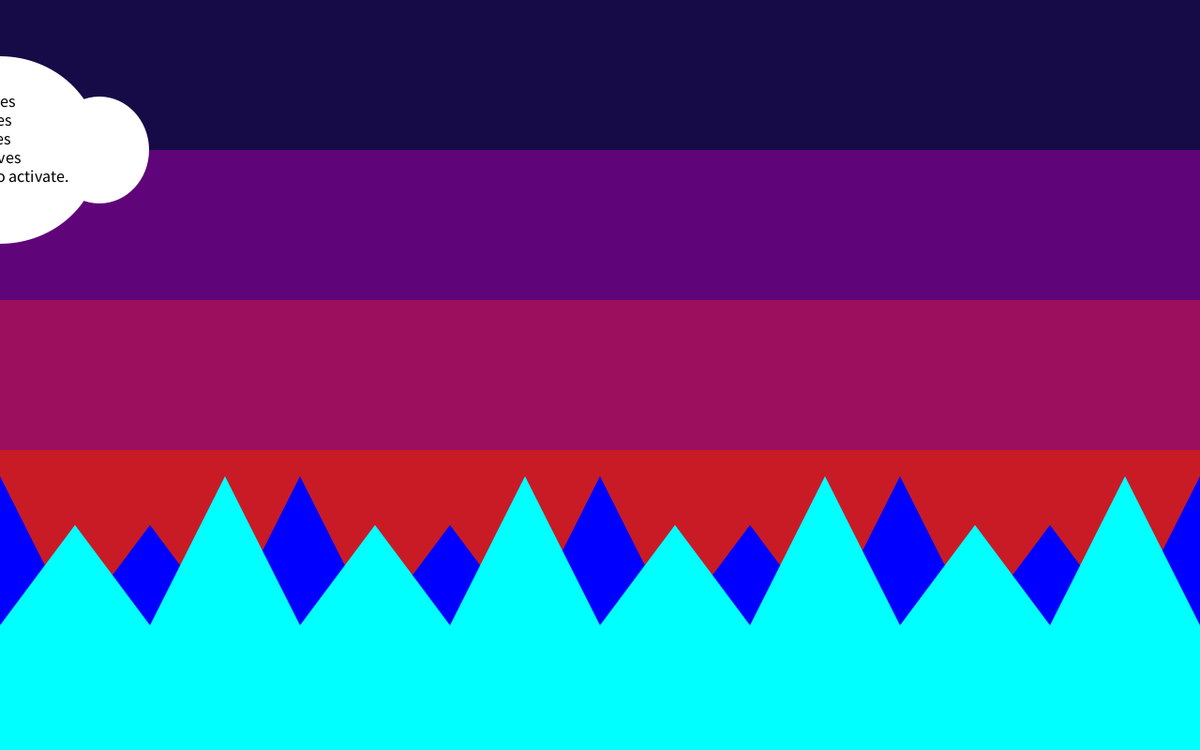
Frame 1 (no input)
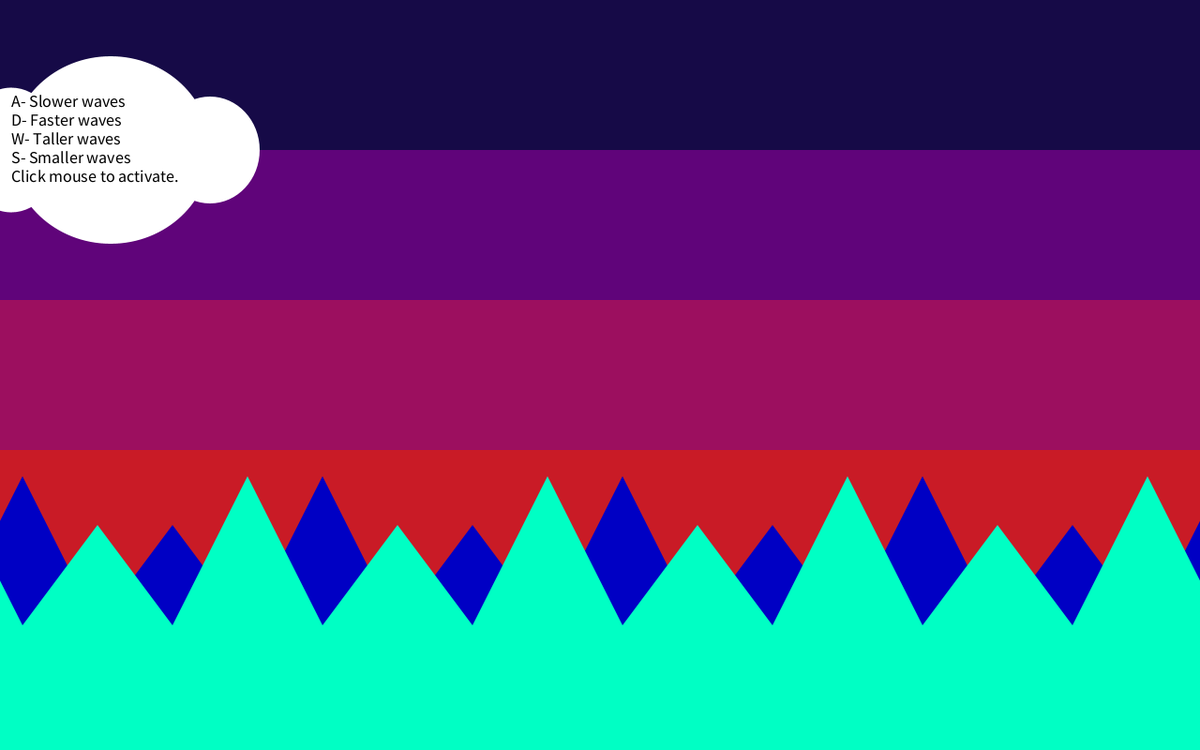
Frame 60 (the mouse pressed at the canvas centre just before this capture)
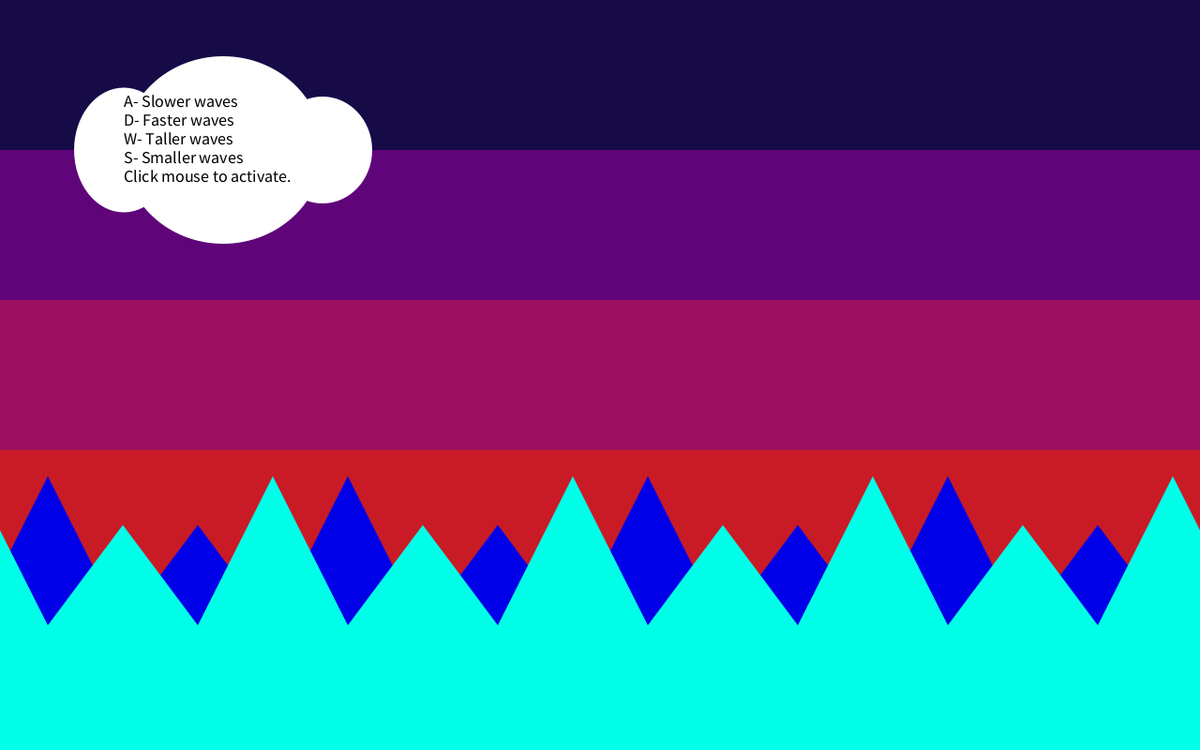
Frame 120 (the mouse held since frame 60 and released just before this capture)

The Processing sketch that drew these frames (run headless with seeded random() and noise(); from frame 60 on, the mouse is pressed at the canvas centre):

// Processing sketch: s19magd150lab04_Bollig
// ── s19magd150lab04_Bollig.pde
int tideHeight = 1;
int waveSpeed = 50; //The higher the number the slower the waves
int counter = 0, counterMax = 50; //used to reset waves
int cloudCenter = 0;
int blueVar = 255; // used to change color of waves over each frame
boolean blueDown = true;

void setup(){
  //initial background
  surface.setResizable(true);
  size(1280,800);
  background(#160a47);
  ellipseMode(CENTER);
}


void draw(){
  //sunset background
  clear();
  background(#160a47);
  noStroke();
  rectMode(CORNER);
  fill(#60047a);
  rect(0,height-(4*(height/5)),width,height-(height/5));
  fill(#9c0f5f);
  rect(0,height-(3*(height/5)),width,height-(2*(height/5)));
  fill(#c91b26);
  rect(0,height-(2*(height/5)),width,height-(3*(height/5)));
  fill(#f2671f);
  rect(0,height-(height/5),width,height-(4*(height/5)));
  
  //cloud and instructions
  fill(255,255,255);
  ellipse(cloudCenter,height/5,width/6,(height/4));
  ellipse(cloudCenter+width/12,height/5,width/12,(height/7));
  ellipse(cloudCenter-width/12,height/5,width/12,(height/6));
  
  textSize(18);
  fill(0);
  text("A- Slower waves",cloudCenter-(width/12),height/7);
  text("D- Faster waves",cloudCenter-(width/12),(height/7)+(height/40));
  text("W- Taller waves",cloudCenter-(width/12),(height/7)+(2*(height/40)));
  text("S- Smaller waves",cloudCenter-(width/12),(height/7)+(3*(height/40)));
  text("Click mouse to activate.",cloudCenter-(width/12),(height/7)+(4*(height/40)));
  
  if(cloudCenter < width+(2*(width/6))){
    cloudCenter += 2;
  }
  else{
    cloudCenter = 0 -(2*(width/6));
  }
  
  
  //Drawing the waves
  fill(0,255,blueVar);
  rect(0,height-(height/6),width,height/6);
  if(mousePressed == true){
    counterMax = waveSpeed;
    fill(0,255,blueVar);
    int waveHeightModifier = 1;
    for(int i = 0; i < 9; i++){
      int xBase = (i * (width/8));
      //back waves 
      
      fill(0,0,blueVar);
      triangle(-(width/8)+xBase+(counter*((width/8)/counterMax))+(width/16),height-(height/6),-(width/8)+xBase+((width/8)/2)+(counter*((width/8)/counterMax))+(width/16),
      height-(2*(height/6))-((waveHeightModifier*(height/30))*tideHeight),-(width/8)+(xBase+(width/8))+(counter*((width/8)/counterMax))+(width/16),height-(height/6));
      //front waves
      fill(0,255,blueVar);
      triangle(-(width/8)+xBase+(counter*((width/8)/counterMax)),height-(height/6),-(width/8)+xBase+((width/8)/2)+(counter*((width/8)/counterMax)),
      height-(2*(height/6))-((waveHeightModifier*(height/30))*tideHeight),-(width/8)+(xBase+(width/8))+(counter*((width/8)/counterMax)),height-(height/6));
      waveHeightModifier = (-1 * waveHeightModifier);
    }
  }
  else{
    counterMax = 50;
    fill(0,255,blueVar);
    int waveHeightModifier = 1;
    for(int i = 0; i < 9; i++){
      int xBase = (i * (width/8));
      //back waves 
      
      fill(0,0,blueVar);
      triangle(-(width/8)+xBase+(counter*((width/8)/counterMax))+(width/16),height-(height/6),-(width/8)+xBase+((width/8)/2)+(counter*((width/8)/counterMax))+(width/16),
      height-(2*(height/6))-(waveHeightModifier*(height/30)),-(width/8)+(xBase+(width/8))+(counter*((width/8)/counterMax))+(width/16),height-(height/6));
      //front waves
      fill(0,255,blueVar);
      triangle(-(width/8)+xBase+(counter*((width/8)/counterMax)),height-(height/6),-(width/8)+xBase+((width/8)/2)+(counter*((width/8)/counterMax)),
      height-(2*(height/6))-(waveHeightModifier*(height/30)),-(width/8)+(xBase+(width/8))+(counter*((width/8)/counterMax)),height-(height/6));
      waveHeightModifier = (-1 * waveHeightModifier);
    }
  }
  
  
  //info update for next frame
  
  //change front wave color every frame
  if(blueVar >= 185 && blueDown == true){
     blueVar--;
  }
  else{ 
     blueDown = false;
     if(blueVar <= 254 && blueDown == false){
       blueVar++;
     }
     else{
       blueDown = true;
     }
  }
  
  //wave motion
  if(counter < counterMax){
     counter++;
  }
  else{
    counter = 0;
  }
}


void keyPressed(){
  if(keyCode == 65){//Control wave speed (slower)
      waveSpeed++;
      if(waveSpeed > 100){
        waveSpeed = 100;
      }
  }
  if(keyCode == 68){//Control wave speed (faster)
      waveSpeed--;
      if(waveSpeed < 10){
        waveSpeed = 10;
      }
  }
  
  
  
  if(keyCode == 87){//Control tide height (up)
      tideHeight++;
      if(tideHeight > 4){
        tideHeight = 4;
      }
  }
  if(keyCode == 83){//Control tide height (down)
      tideHeight--;
      if(tideHeight < 1){
        tideHeight = 1;
      }
  }
}
